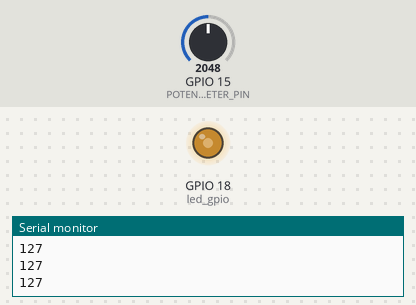
A sketch run on a simulated ESP32. Parts: output pins drawn as LEDs (lit = HIGH), the last lines printed to the serial monitor. The test bench sets the inputs (shaded band); at power-on: GPIO 15 (POTENTIOMETER_PIN) = 2048.

Above: at 1.2 s.
1.3 s: GPIO 15 (POTENTIOMETER_PIN) set to 2866
At 1.7 s:
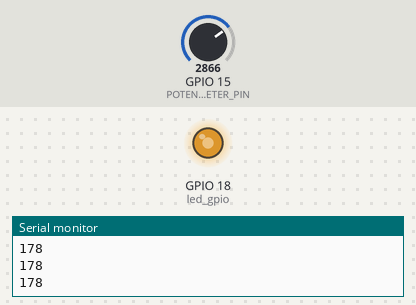
2.8 s: GPIO 15 (POTENTIOMETER_PIN) set to 3603
At 3.2 s:
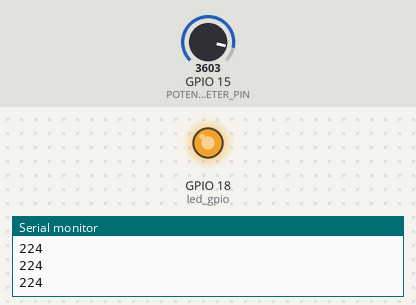
4.3 s: GPIO 15 (POTENTIOMETER_PIN) set to 491
At 4.7 s:
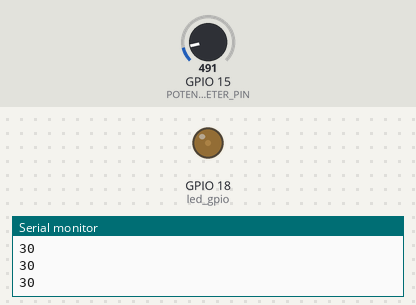
5.8 s: GPIO 15 (POTENTIOMETER_PIN) set to 0
At 6.1 s:
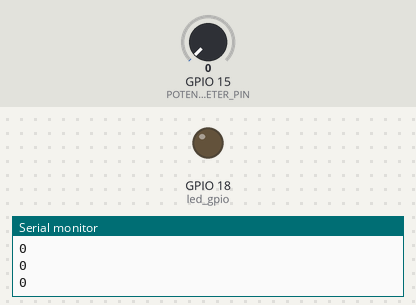
7.3 s: GPIO 15 (POTENTIOMETER_PIN) set to 2047
At 7.7 s:
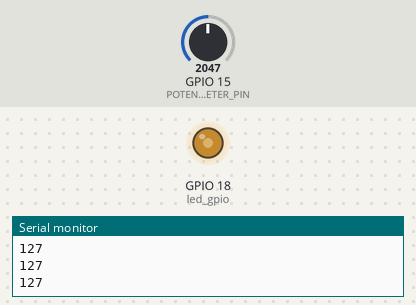
Timing chart, 0 to 9.8 s (numbered marks = the images above; inputs shaded):
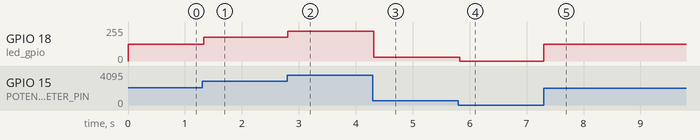

The sketch:

Potentiometer_LED.ino
```cpp
const byte led_gpio = 18; // the PWM pin the LED is attached to
   // how many points to fade the LED by
#define POTENTIOMETER_PIN  15


// the setup routine runs once when you press reset:
void setup() {
  Serial.begin(9600);

  pinMode(POTENTIOMETER_PIN, INPUT);
  ledcAttachPin(led_gpio, 0); // assign a led pins to a channel

  // Initialize channels
  // channels 0-15, resolution 1-16 bits, freq limits depend on resolution
  // ledcSetup(uint8_t channel, uint32_t freq, uint8_t resolution_bits);
  ledcSetup(0, 4000, 8); // 12 kHz PWM, 8-bit resolution
}

// the loop routine runs over and over again forever:
void loop() {
  int analogValue = analogRead(POTENTIOMETER_PIN);
  int brightness = map(analogValue, 0, 4095, 0, 255);
  ledcWrite(0, brightness); // set the brightness of the LED
  // wait for 30 milliseconds to see the dimming effect
  Serial.println(brightness);
  delay(30);
}
```

Measured:
- after the input at 1.3 s, GPIO 18 (led_gpio): 127/255 → 177/255 at once
- after the input at 2.8 s, GPIO 18 (led_gpio): 177/255 → 223/255 at once
- after the input at 4.3 s, GPIO 18 (led_gpio): 223/255 → 30/255 at once
- after the input at 5.8 s, GPIO 18 (led_gpio): 30/255 → 0/255 at once
- after the input at 7.3 s, GPIO 18 (led_gpio): 0/255 → 127/255 at once
